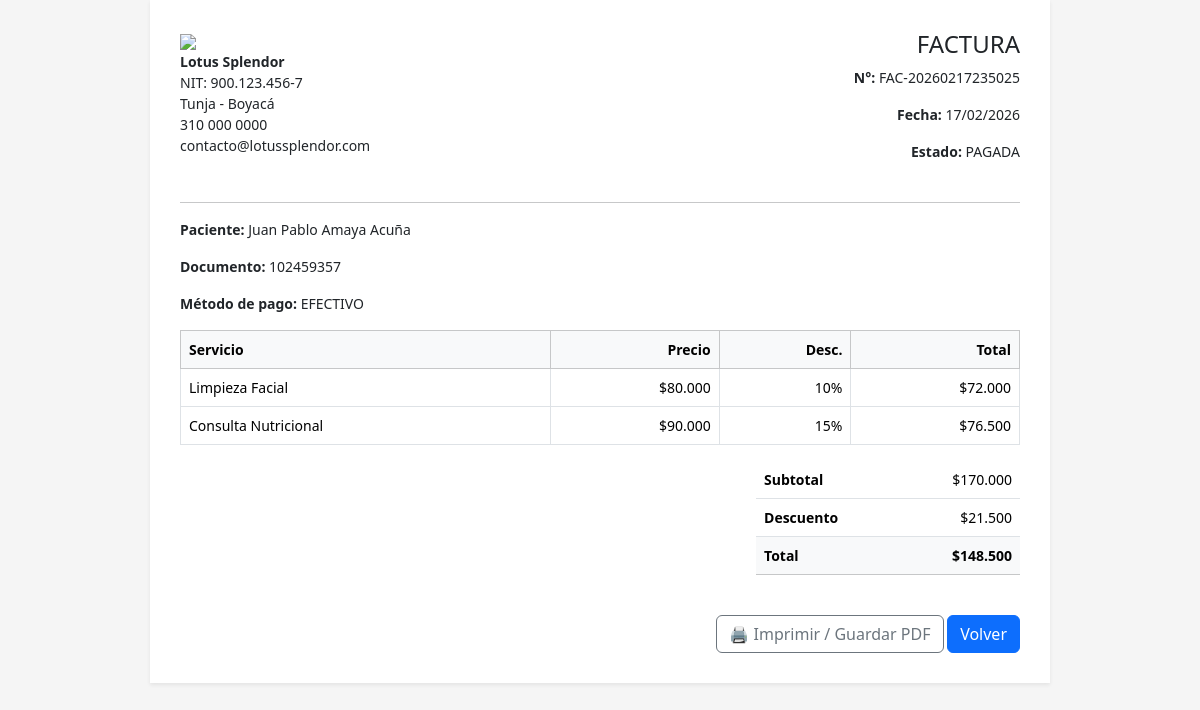
The page /Paciente/Facturas/ver_factura_paciente.php?id=1 (signed in) on the database its author committed.
### tables this page shows
CREATE TABLE `factura` (
  `Id` int(11) NOT NULL,
  `numero_factura` varchar(255) NOT NULL,
  `Id_Paciente` int(11) NOT NULL,
  `FechaHora` datetime NOT NULL,
  `Subtotal` varchar(255) NOT NULL,
  `Descuento` varchar(255) NOT NULL,
  `Total` varchar(255) NOT NULL,
  `Metodo_Pago` varchar(255) NOT NULL,
  `Estado` varchar(255) NOT NULL,
  `Usuario_Crea` int(11) NOT NULL
);

CREATE TABLE `paciente` (
  `Id` int(11) NOT NULL,
  `Id_Usuario` int(11) NOT NULL,
  `Nombre` varchar(80) NOT NULL,
  `Apellido` varchar(80) NOT NULL,
  `Genero` varchar(20) NOT NULL,
  `NumeroTelefono` varchar(15) NOT NULL,
  `NumeroDocumento` varchar(15) NOT NULL,
  `FechaNacimiento` date NOT NULL,
  `Direccion` varchar(50) NOT NULL,
  `EstadoCivil` varchar(50) NOT NULL,
  `Ocupacion` text NOT NULL,
  `FechaRegistro` varchar(250) NOT NULL,
  `Foto` varchar(250) DEFAULT NULL
);

CREATE TABLE `detalle_factura` (
  `Id` int(11) NOT NULL,
  `Id_Factura` int(11) NOT NULL,
  `Id_Cita` int(11) NOT NULL,
  `Precio` varchar(250) NOT NULL,
  `Cantidad` varchar(255) NOT NULL,
  `Total` varchar(255) NOT NULL
);

CREATE TABLE `cita` (
  `Id` int(11) NOT NULL,
  `Id_ServicioEspecialista` int(11) NOT NULL,
  `Id_Paciente` int(11) NOT NULL,
  `Fecha` date NOT NULL,
  `HoraInicio` time NOT NULL,
  `HoraFin` time NOT NULL,
  `Estado` varchar(11) DEFAULT NULL,
  `Facturar` varchar(11) DEFAULT NULL,
  `Precio` varchar(20) NOT NULL,
  `Descuento` varchar(250) NOT NULL,
  `ValorTotal` varchar(255) NOT NULL,
  `Servicio` varchar(255) NOT NULL
);

### Paciente/Facturas/datos_empresa.php (called while the page is built)
<?php
$EMPRESA = [
    "nombre"    => "Lotus Splendor",
    "nit"       => "900.123.456-7",
    "direccion" => "Tunja - Boyacá",
    "telefono"  => "310 000 0000",
    "email"     => "contacto@lotussplendor.com",
    "logo"      => "../pdf/Imagenes/LogoMenu.svg"
];

### Paciente/Facturas/ver_factura_paciente.php (the view, shortened to what this page needs)
<?php
require_once('../../Conexiones/conexion.php');
require_once('datos_empresa.php');
$idFactura = intval($_GET['id']);
$sqlPaciente = "
SELECT p.Id
FROM paciente p
INNER JOIN usuario u ON p.Id_Usuario = u.Id
WHERE u.Id = ?
LIMIT 1
";
$stmtPaciente = $conexion->prepare($sqlPaciente);
$stmtPaciente->bind_param("i", $_SESSION['id']);
$stmtPaciente->execute();
$resPaciente = $stmtPaciente->get_result();
$idPaciente = $resPaciente->fetch_assoc()['Id'];
$sqlFactura = "
SELECT f.*, p.Nombre, p.Apellido, p.NumeroDocumento
FROM factura f
INNER JOIN paciente p ON f.Id_Paciente = p.Id
WHERE f.Id = ? AND f.Id_Paciente = ?
";
$stmtFactura = $conexion->prepare($sqlFactura);
$stmtFactura->bind_param("ii", $idFactura, $idPaciente);
$stmtFactura->execute();
$factura = $stmtFactura->get_result()->fetch_assoc();
$sqlDetalle = "
SELECT c.Servicio, df.Precio, c.Descuento, df.Total
FROM detalle_factura df
INNER JOIN cita c ON df.Id_Cita = c.Id
WHERE df.Id_Factura = ?
";
$stmtDetalle = $conexion->prepare($sqlDetalle);
$stmtDetalle->bind_param("i", $idFactura);
$stmtDetalle->execute();
$detalles = $stmtDetalle->get_result();
?>
<!DOCTYPE html>
<html lang="es">
<head>
<link href="https://cdn.jsdelivr.net/npm/bootstrap@5.3.2/dist/css/bootstrap.min.css" rel="stylesheet">
</head>
<body>
<div class="factura shadow-sm">
<div class="row mb-4">
    <div class="col-6">
        <img src="../../Img/<?= $EMPRESA['logo'] ?>" style="max-height:40px;">
        <p class="mb-0"><b><?= $EMPRESA['nombre'] ?></b></p>
        <p class="mb-0">NIT: <?= $EMPRESA['nit'] ?></p>
        <p class="mb-0"><?= $EMPRESA['direccion'] ?></p>
        <p class="mb-0"><?= $EMPRESA['telefono'] ?></p>
        <p><?= $EMPRESA['email'] ?></p>
    </div>
    <div class="col-6 text-end">
        <h4>FACTURA</h4>
        <p><b>N°:</b> <?= $factura['numero_factura'] ?></p>
        <p><b>Fecha:</b> <?= date('d/m/Y', strtotime($factura['FechaHora'])) ?></p>
        <p><b>Estado:</b> <?= $factura['Estado'] ?></p>
    </div>
</div>
<hr>
<p><b>Paciente:</b> <?= $factura['Nombre'] . ' ' . $factura['Apellido'] ?></p>
<p><b>Documento:</b> <?= $factura['NumeroDocumento'] ?></p>
<p><b>Método de pago:</b> <?= $factura['Metodo_Pago'] ?></p>
<table class="table table-bordered mt-3">
<thead class="table-light">
<tr>
    <th>Servicio</th>
    <th class="text-end">Precio</th>
    <th class="text-end">Desc.</th>
    <th class="text-end">Total</th>
</tr>
</thead>
<tbody>
<?php while($d = $detalles->fetch_assoc()): ?>
<tr>
    <td><?= $d['Servicio'] ?></td>
    <td class="text-end">$<?= number_format($d['Precio'],0,',','.') ?></td>
    <td class="text-end"><?= $d['Descuento'] ?>%</td>
    <td class="text-end">$<?= number_format($d['Total'],0,',','.') ?></td>
</tr>
<?php endwhile; ?>
</tbody>
</table>
<div class="row justify-content-end">
<div class="col-4">
<table class="table">
<tr><th>Subtotal</th><td class="text-end">$<?= number_format($factura['Subtotal'],0,',','.') ?></td></tr>
<tr><th>Descuento</th><td class="text-end">$<?= number_format($factura['Descuento'],0,',','.') ?></td></tr>
<tr class="table-light">
<th>Total</th>
<td class="text-end fw-bold">$<?= number_format($factura['Total'],0,',','.') ?></td>
</tr>
</table>
</div>
</div>
<div class="text-end mt-4 no-print">
    <button onclick="window.print()" class="btn btn-outline-secondary">🖨️ Imprimir / Guardar PDF</button>
    <a href="FacturasGuardadas.php" class="btn btn-primary">Volver</a>
</div>
</div>
</body>
</html>

### Paciente/Facturas/ver_factura_paciente.php (style rules this page uses)
body { background:#f5f5f5; font-size:14px; }
.factura { background:#fff; padding:30px; max-width:900px; margin:auto; }

### rows shown on the page
factura: numero_factura "FAC-20260217235025", FechaHora "17/02/2026", Estado "PAGADA", Id_Paciente.Nombre "Juan Pablo", Id_Paciente.Apellido "Amaya Acuña", Id_Paciente.NumeroDocumento "102459357", Metodo_Pago "EFECTIVO", Subtotal "170.000", Descuento "21.500", Total "148.500"
detalle_factura: Id_Cita.Servicio "Limpieza Facial", Precio "80.000", Id_Cita.Descuento "10", Total "72.000"
detalle_factura: Id_Cita.Servicio "Consulta Nutricional", Precio "90.000", Id_Cita.Descuento "15", Total "76.500"

### other values the page prints
$EMPRESA['nombre'] "Lotus Splendor"
$EMPRESA['nit'] "900.123.456-7"
$EMPRESA['direccion'] "Tunja - Boyacá"
$EMPRESA['telefono'] "310 000 0000"
$EMPRESA['email'] "contacto@lotussplendor.com"
